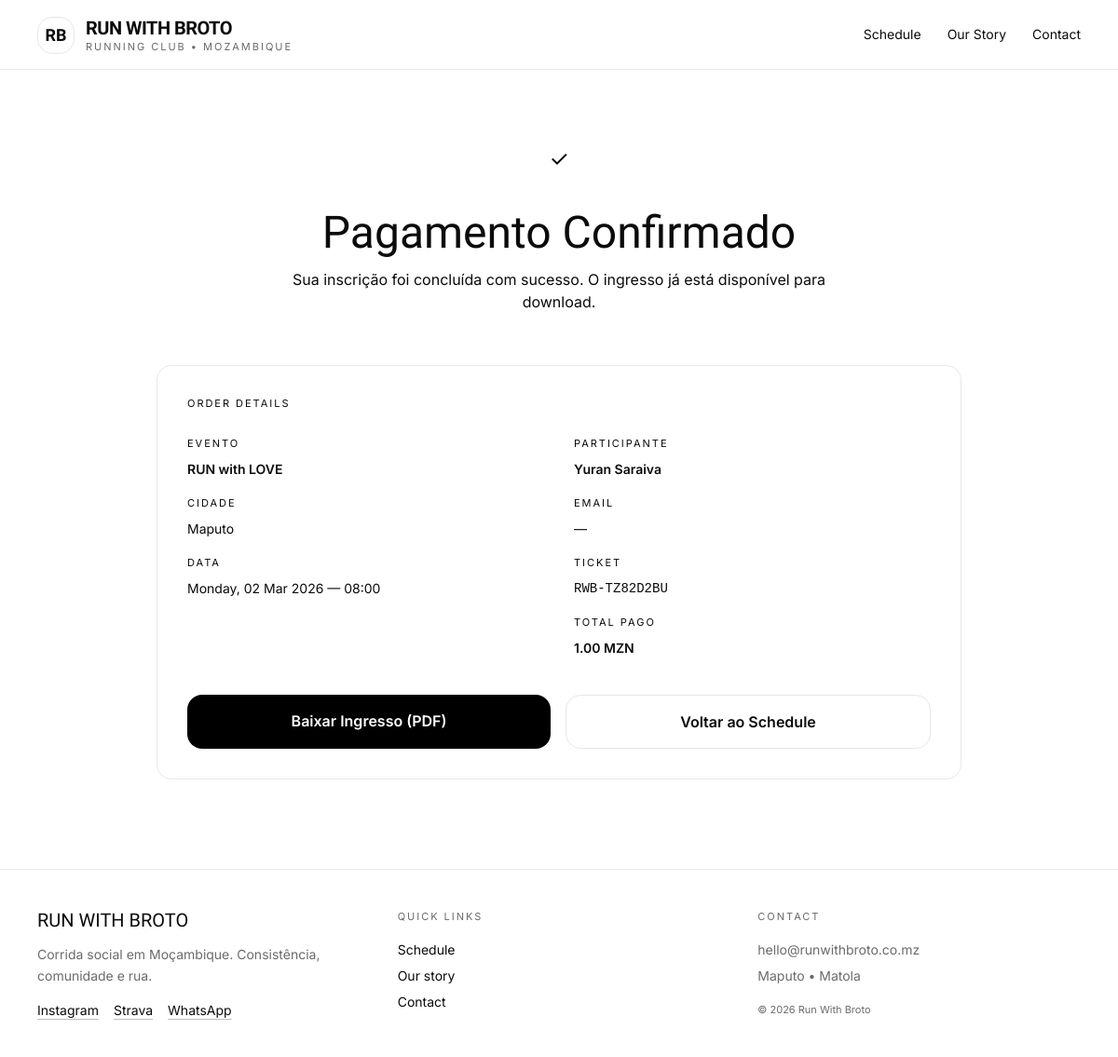
Page /events/orders/RWB-TZ82D2BU/success/ on the committed database.
### events/models.py (models this page shows, shortened)
class EventRegistration(models.Model):
    ticket_code = models.CharField(
        max_length=15,
        unique=True,
        editable=False
    )
    event = models.ForeignKey("Event", on_delete=models.PROTECT, related_name="registrations")
    full_name = models.CharField(max_length=120)
    phone = models.CharField(max_length=20, validators=[phone_validator], blank=True)
    status = models.CharField(
        max_length=20,
        choices=RegistrationStatus.choices,
        default=RegistrationStatus.ACTIVE
    )
    payment_status = models.CharField(
        max_length=20,
        choices=PaymentStatus.choices,
        default=PaymentStatus.UNPAID,
        db_index=True
    )
    created_at = models.DateTimeField(auto_now_add=True, db_index=True)
    updated_at = models.DateTimeField(auto_now=True)
    class Meta:
        ordering = ("-created_at",)
        indexes = [
            models.Index(fields=["event", "payment_status"]),
            models.Index(fields=["phone"]),
        ]

class Event(models.Model):
    title = models.CharField(max_length=220)
    slug = models.SlugField(max_length=240, unique=True, db_index=True, blank=True)
    city = models.CharField(max_length=20, choices=City.choices, db_index=True)
    event_type = models.CharField(max_length=20, choices=EventType.choices, db_index=True)
    start_at = models.DateTimeField(db_index=True)
    meeting_point = models.CharField(max_length=220)
    distance_min_km = models.DecimalField(max_digits=4, decimal_places=1, null=True, blank=True)
    description = models.TextField(blank=True)
    price = models.DecimalField(
        "Preço do ticket (MZN)",
        max_digits=10,
        decimal_places=2,
        null=True,
        blank=True,
        validators=[MinValueValidator(Decimal("0.00"))],
        help_text="Deixe vazio para evento free. Ex: 500.00",
        db_index=True,
    )
    capacity = models.PositiveIntegerField(default=150)
    is_published = models.BooleanField(default=True, db_index=True)
    poster = models.ImageField(upload_to="events/posters/", blank=True, null=True)
    created_at = models.DateTimeField(auto_now_add=True)
    class Meta:
        ordering = ("start_at",)
        indexes = [
            models.Index(fields=["city", "start_at"]),
            models.Index(fields=["event_type", "start_at"]),
        ]

### events/views.py (the view)
# urls.py: path("orders/<str:ticket_code>/success/", views.registration_success, name="registration_success"),
@require_http_methods(["GET"])
def registration_success(request, ticket_code):
    reg = get_object_or_404(EventRegistration, ticket_code=ticket_code)
    return render(request, "events/registration_success.html", {"reg": reg})

### events/templates/events/registration_success.html
{% extends "base.html" %}
{% block content %}
    <section class="max-w-4xl mx-auto px-4 pt-16 pb-24">
        <div class="text-center">
            <div class="inline-flex items-center justify-center w-16 h-16 rounded-full bg-[var(--brand)]/15 text-[var(--brand)] text-2xl">
                ✓
            </div>
            <h1 class="mt-6 font-display text-5xl leading-[0.95]">
                Pagamento Confirmado
            </h1>
            <p class="mt-4 muted max-w-xl mx-auto">
                Sua inscrição foi concluída com sucesso. O ingresso já está disponível para download.
            </p>
        </div>
        <div class="mt-14 border hairline rounded-2xl p-8">
            <div class="text-[11px] muted label">order details</div>
            <div class="mt-6 grid md:grid-cols-2 gap-8 text-sm">
                <div>
                    <div class="text-[11px] muted label">evento</div>
                    <div class="mt-2 font-semibold">{{ reg.event.title }}</div>
                    <div class="mt-4 text-[11px] muted label">cidade</div>
                    <div class="mt-2">{{ reg.event.get_city_display }}</div>
                    <div class="mt-4 text-[11px] muted label">data</div>
                    <div class="mt-2">
                        {{ reg.event.start_at|date:"l, d M Y" }} —
                        {{ reg.event.start_at|time:"H:i" }}
                    </div>
                </div>
                <div>
                    <div class="text-[11px] muted label">participante</div>
                    <div class="mt-2 font-semibold">{{ reg.full_name }}</div>
                    <div class="mt-4 text-[11px] muted label">email</div>
                    <div class="mt-2">{{ reg.email|default:"—" }}</div>
                    <div class="mt-4 text-[11px] muted label">ticket</div>
                    <div class="mt-2 font-mono">{{ reg.ticket_code }}</div>
                    <div class="mt-4 text-[11px] muted label">total pago</div>
                    <div class="mt-2 font-semibold">
                        {{ reg.event.price }} {{ reg.event.currency|default:"MZN" }}
                    </div>
                </div>
            </div>
            <div class="mt-10 flex flex-col sm:flex-row gap-4">
                <a href="{% url 'events:order_ticket_pdf' reg.ticket_code %}"
                   class="flex-1 bg-black text-white rounded-2xl py-4 text-center font-semibold hover:opacity-90 transition">
                    Baixar Ingresso (PDF)
                </a>
                <a href="{% url 'events:event_list' %}"
                   class="flex-1 border hairline rounded-2xl py-4 text-center font-semibold hover:border-black transition">
                    Voltar ao Schedule
                </a>
            </div>
        </div>
    </section>
{% endblock %}

### static/css/app.css (style rules this page uses)
:root { --ink: #0B0B0B; --muted: #6B6B6B; --line: #E7E7E7; --paper: #FFFFFF; }
.bg-paper { background: var(--paper); }
.text-ink { color: var(--ink); }
.font-display { font-family: "Oswald", system-ui, -apple-system, Segoe UI, Roboto, Arial, sans-serif; }
.font-body { font-family: "Inter", system-ui, -apple-system, Segoe UI, Roboto, Arial, sans-serif; }
.label { letter-spacing: .18em; text-transform: uppercase; }

### rows in the picture
EventRegistration: event "RUN with LOVE", event.city "Maputo", event.start_at "Monday, 02 Mar 2026", event.start_at "08:00", full_name "Yuran Saraiva", ticket_code "RWB-TZ82D2BU", event.price "1.00", event.currency "MZN"

### other values in the picture
{{ reg.email|default:"—" }} "—"
